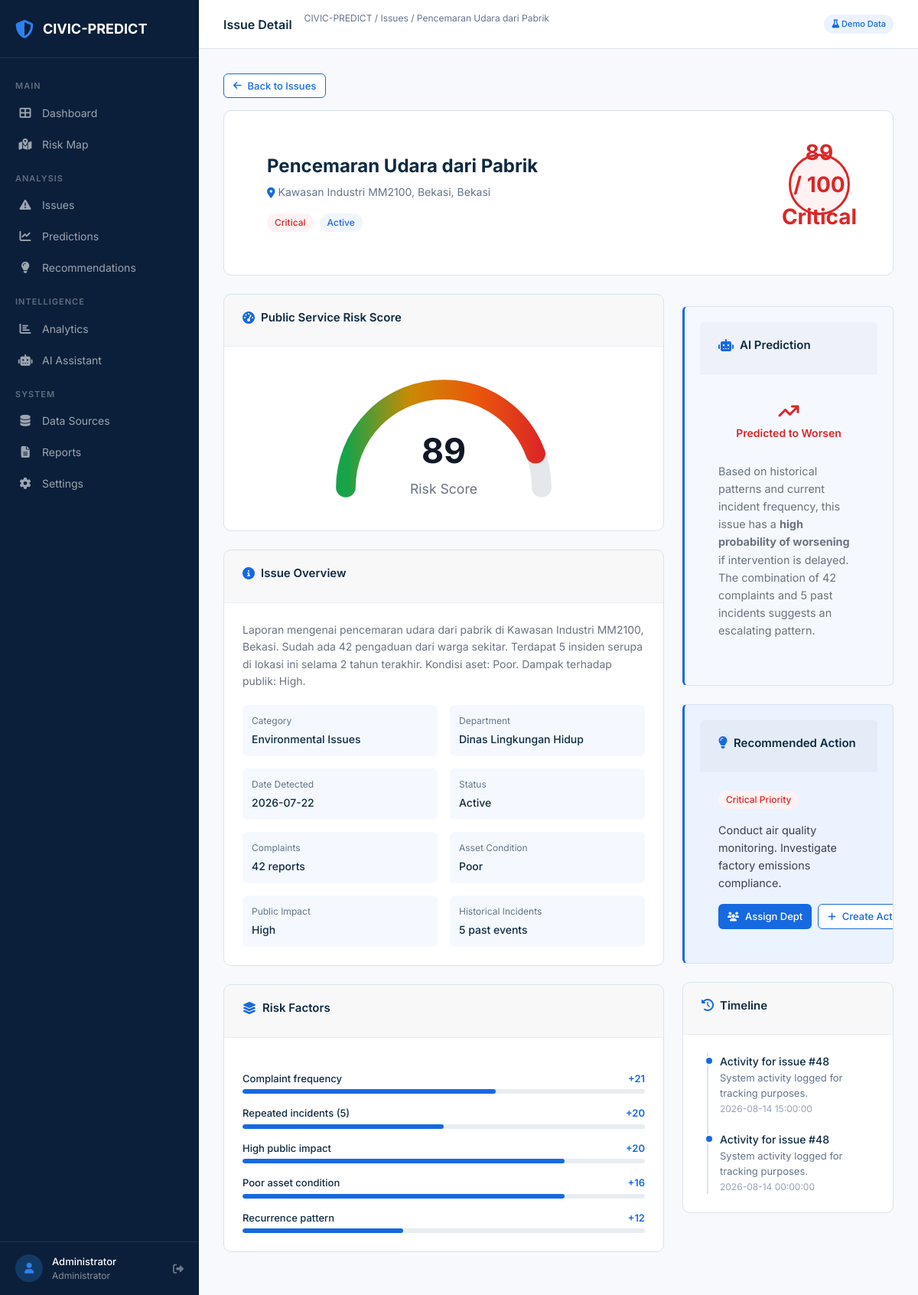
The app's page /issues/48 (signed in) with its own data.
### tables this page shows
CREATE TABLE issues (
        id INTEGER PRIMARY KEY AUTOINCREMENT,
        title TEXT NOT NULL,
        category TEXT NOT NULL,
        location_name TEXT NOT NULL,
        city TEXT NOT NULL,
        lat REAL NOT NULL,
        lng REAL NOT NULL,
        department TEXT NOT NULL,
        risk_score INTEGER NOT NULL,
        severity TEXT NOT NULL,
        status TEXT NOT NULL DEFAULT 'Active',
        reported_date TEXT NOT NULL,
        description TEXT,
        predicted_trend TEXT,
        recommendation TEXT,
        complaint_count INTEGER DEFAULT 1,
        historical_incidents INTEGER DEFAULT 0,
        asset_condition TEXT DEFAULT 'Unknown',
        public_impact TEXT DEFAULT 'Medium',
        created_at TIMESTAMP DEFAULT CURRENT_TIMESTAMP
    );

CREATE TABLE activities (
        id INTEGER PRIMARY KEY AUTOINCREMENT,
        type TEXT NOT NULL,
        title TEXT NOT NULL,
        description TEXT,
        issue_id INTEGER,
        timestamp TIMESTAMP DEFAULT CURRENT_TIMESTAMP,
        FOREIGN KEY (issue_id) REFERENCES issues(id)
    );

### app.py (the view)
@app.route('/issues/<int:issue_id>')
@login_required
def issue_detail(issue_id):
    db = get_db()
    issue = db.execute('SELECT * FROM issues WHERE id = ?', (issue_id,)).fetchone()
    if not issue:
        db.close()
        return redirect(url_for('issues'))
    activities = db.execute(
        'SELECT * FROM activities WHERE issue_id = ? ORDER BY timestamp DESC',
        (issue_id,)
    ).fetchall()
    db.close()
    return render_template('issue_detail.html', issue=issue, activities=activities)

### app.py (called while the page is built)
@app.context_processor
def inject_globals():
    from datetime import datetime
    hour = datetime.now().hour
    if hour < 12:
        greeting = 'morning'
    elif hour < 17:
        greeting = 'afternoon'
    else:
        greeting = 'evening'
    return dict(greeting=greeting, current_year=datetime.now().year)

def get_db():
    conn = sqlite3.connect(config.DATABASE)
    conn.row_factory = sqlite3.Row
    return conn

def login_required(f):
    @wraps(f)
    def decorated(*args, **kwargs):
        if 'user_id' not in session:
            return redirect(url_for('login'))
        return f(*args, **kwargs)
    return decorated

### templates/issue_detail.html (shortened to what this page needs)
{% extends "base.html" %}
{% block topbar_title %}Issue Detail{% endblock %}
{% block topbar_breadcrumb %}Issues / {{ issue.title }}{% endblock %}
{% block content %}
<div class="mb-3">
  <a href="{{ url_for('issues') }}" class="btn btn-outline btn-sm">
    <i class="fas fa-arrow-left"></i> Back to Issues
  </a>
</div>
<div class="card issue-header-card mb-4">
  <div class="card-body">
    <div class="d-flex justify-content-between align-items-start flex-wrap gap-3">
      <div>
        <h1 class="issue-title">{{ issue.title }}</h1>
        <p class="issue-location">
          <i class="fas fa-map-marker-alt"></i> {{ issue.location_name }}, {{ issue.city }}
        </p>
        <div class="issue-badges mt-2">
          <span class="badge badge-{{ issue.severity|lower }}">{{ issue.severity }}</span>
          <span class="badge badge-{{ issue.status|lower|replace(' ', '-') }}">{{ issue.status }}</span>
          <span class="badge">{{ issue.category }}</span>
          <span class="badge">{{ issue.department }}</span>
        </div>
      </div>
      <div class="risk-score-lg {{ issue.severity|lower }}">
        <span class="risk-score-value">{{ issue.risk_score }}</span>
        <span class="risk-score-max">/ 100</span>
        <span class="risk-score-label">{{ issue.severity }}</span>
      </div>
    </div>
  </div>
</div>
<div class="row g-4">
  <div class="col-lg-8">
    <div class="card mb-4">
      <div class="card-header">
        <h5><i class="fas fa-gauge-high"></i> Public Service Risk Score</h5>
      </div>
      <div class="card-body">
        <div style="text-align:center">
          <svg viewBox="0 0 200 120" style="max-width:320px">
            <defs>
              <linearGradient id="gaugeGradient" x1="0%" y1="0%" x2="100%" y2="0%">
                <stop offset="0%" style="stop-color:#16a34a"/>
                <stop offset="33%" style="stop-color:#ca8a04"/>
                <stop offset="66%" style="stop-color:#ea580c"/>
                <stop offset="100%" style="stop-color:#dc2626"/>
              </linearGradient>
            </defs>
            <path d="M 20 100 A 80 80 0 0 1 180 100" fill="none" stroke="#e5e7eb" stroke-width="16" stroke-linecap="round"/>
            <path d="M 20 100 A 80 80 0 0 1 180 100" fill="none" stroke="url(#gaugeGradient)" stroke-width="16" stroke-linecap="round"
                  stroke-dasharray="{{ (issue.risk_score / 100 * 251.2)|int }} 251.2"/>
            <text x="100" y="80" text-anchor="middle" font-size="28" font-weight="700" fill="#111827">{{ issue.risk_score }}</text>
            <text x="100" y="105" text-anchor="middle" font-size="11" fill="#6b7280">Risk Score</text>
          </svg>
        </div>
      </div>
    </div>
    <div class="card mb-4">
      <div class="card-header">
        <h5><i class="fas fa-circle-info"></i> Issue Overview</h5>
      </div>
      <div class="card-body">
        <p style="color:#6b7280;margin-bottom:1.25rem">{{ issue.description }}</p>
        <div class="overview-grid">
          <div class="overview-item">
            <span class="overview-label">Category</span>
            <span class="overview-value">{{ issue.category }}</span>
          </div>
          <div class="overview-item">
            <span class="overview-label">Department</span>
            <span class="overview-value">{{ issue.department }}</span>
          </div>
          <div class="overview-item">
            <span class="overview-label">Date Detected</span>
            <span class="overview-value">{{ issue.reported_date }}</span>
          </div>
          <div class="overview-item">
            <span class="overview-label">Status</span>
            <span class="overview-value">{{ issue.status }}</span>
          </div>
          <div class="overview-item">
            <span class="overview-label">Complaints</span>
            <span class="overview-value">{{ issue.complaint_count }} reports</span>
          </div>
          <div class="overview-item">
            <span class="overview-label">Asset Condition</span>
            <span class="overview-value">{{ issue.asset_condition }}</span>
          </div>
          <div class="overview-item">
            <span class="overview-label">Public Impact</span>
            <span class="overview-value">{{ issue.public_impact }}</span>
          </div>
          <div class="overview-item">
            <span class="overview-label">Historical Incidents</span>
            <span class="overview-value">{{ issue.historical_incidents }} past events</span>
          </div>
        </div>
      </div>
    </div>
    <div class="card mb-4">
      <div class="card-header">
        <h5><i class="fas fa-layer-group"></i> Risk Factors</h5>
      </div>
      <div class="card-body">
        <div class="risk-factors">
          <div class="risk-factor">
            <div class="factor-header">
              <span class="factor-name">Complaint frequency</span>
              <span class="factor-score">+{{ (issue.complaint_count * 0.5)|int }}</span>
            </div>
            <div class="factor-bar"><div class="factor-fill" style="width:{{ [issue.complaint_count * 1.5, 100]|min }}%"></div></div>
          </div>
          <div class="risk-factor">
            <div class="factor-header">
              <span class="factor-name">Repeated incidents ({{ issue.historical_incidents }})</span>
              <span class="factor-score">+{{ issue.historical_incidents * 4 }}</span>
            </div>
            <div class="factor-bar"><div class="factor-fill" style="width:{{ [issue.historical_incidents * 10, 100]|min }}%"></div></div>
          </div>
          <div class="risk-factor">
            <div class="factor-header">
              <span class="factor-name">High public impact</span>
              <span class="factor-score">+{{ {'High': 20, 'Medium': 12, 'Low': 5}.get(issue.public_impact, 10) }}</span>
            </div>
            <div class="factor-bar"><div class="factor-fill" style="width:{{ {'High': 80, 'Medium': 50, 'Low': 20}.get(issue.public_impact, 40) }}%"></div></div>
          </div>
          <div class="risk-factor">
            <div class="factor-header">
              <span class="factor-name">Poor asset condition</span>
              <span class="factor-score">+{{ {'Poor': 16, 'Fair': 8, 'Good': 3, 'Unknown': 5}.get(issue.asset_condition, 5) }}</span>
            </div>
            <div class="factor-bar"><div class="factor-fill" style="width:{{ {'Poor': 80, 'Fair': 45, 'Good': 15, 'Unknown': 25}.get(issue.asset_condition, 25) }}%"></div></div>
          </div>
          <div class="risk-factor">
            <div class="factor-header">
              <span class="factor-name">Recurrence pattern</span>
              <span class="factor-score">+{{ (issue.historical_incidents * 2.5)|int }}</span>
            </div>
            <div class="factor-bar"><div class="factor-fill" style="width:{{ [issue.historical_incidents * 8, 100]|min }}%"></div></div>
          </div>
        </div>
      </div>
    </div>
  </div>
  <div class="col-lg-4">
    <div class="card prediction-box mb-4">
      <div class="card-header">
        <h5><i class="fas fa-robot"></i> AI Prediction</h5>
      </div>
      <div class="card-body">
        <div class="prediction-trend" style="text-align:center;padding:0.75rem 0">
          {% if issue.predicted_trend == 'Worsening' %}
          <i class="fas fa-arrow-trend-up" style="color:#dc2626;font-size:1.5rem"></i>
          <div style="color:#dc2626;font-weight:600;margin-top:0.25rem">Predicted to Worsen</div>
          {% elif issue.predicted_trend == 'Improving' %}
          <i class="fas fa-arrow-trend-down" style="color:#16a34a;font-size:1.5rem"></i>
          <div style="color:#16a34a;font-weight:600;margin-top:0.25rem">Predicted to Improve</div>
          {% else %}
          <i class="fas fa-minus" style="color:#ca8a04;font-size:1.5rem"></i>
          <div style="color:#ca8a04;font-weight:600;margin-top:0.25rem">Stable — Monitor</div>
          {% endif %}
        </div>
        <p style="color:#6b7280;font-size:0.9rem;margin-top:1rem">
          Based on historical patterns and current incident frequency, this issue has
          {% if issue.predicted_trend == 'Worsening' %}
          a <strong>high probability of worsening</strong> if intervention is delayed. The combination of {{ issue.complaint_count }} complaints and {{ issue.historical_incidents }} past incidents suggests an escalating pattern.
          {% elif issue.predicted_trend == 'Improving' %}
          an <strong>improving trend</strong> with recent interventions showing positive results. Continue monitoring to ensure sustained improvement.
          {% else %}
          a <strong>stable risk profile</strong>. No significant change predicted in the near term, but continued monitoring is recommended.
          {% endif %}
        </p>
      </div>
    </div>
    <div class="card recommendation-box mb-4">
      <div class="card-header">
        <h5><i class="fas fa-lightbulb"></i> Recommended Action</h5>
      </div>
      <div class="card-body">
        <div class="mb-3">
          <span class="badge badge-{{ issue.severity|lower }}">{{ issue.severity }} Priority</span>
        </div>
        <p style="color:#374151;font-size:0.9rem">{{ issue.recommendation }}</p>
        <div class="d-flex gap-2 mt-3">
          <button class="btn btn-sm btn-primary" onclick="alert('Department assigned successfully')">
            <i class="fas fa-users"></i> Assign Dept
          </button>
          <button class="btn btn-sm btn-outline" onclick="alert('Action created successfully')">
            <i class="fas fa-plus"></i> Create Action
          </button>
        </div>
      </div>
    </div>
    <div class="card mb-4">
      <div class="card-header">
        <h5><i class="fas fa-clock-rotate-left"></i> Timeline</h5>
      </div>
      <div class="card-body">
        <div class="timeline">
          {% if activities %}
          {% for act in activities %}
          <div class="timeline-item">
            <div class="timeline-dot"></div>
            <div class="timeline-title">{{ act.title }}</div>
            <div class="timeline-desc">{{ act.description }}</div>
            <div class="timeline-time">{{ act.timestamp }}</div>
          </div>
          {% endfor %}
          {% endif %}
        </div>
      </div>
    </div>
  </div>
</div>
{% endblock %}

### records on screen
issues: title "Pencemaran Udara dari Pabrik", location_name "Kawasan Industri MM2100, Bekasi", city "Bekasi", severity "Critical", status "Active", risk_score "89", description "Laporan mengenai pencemaran udara dari pabrik di Kawasan Industri MM2100, Bekasi. Sudah ada 42 pengaduan dari warga sekitar. Terdapat 5 insiden serupa di lokasi ini selama 2 tahun terakhir. Kondisi aset: Poor. Dampak terhadap publik: High.", category "Environmental Issues", department "Dinas Lingkungan Hidup", reported_date "2026-07-22", complaint_count "42", asset_condition "Poor", public_impact "High", historical_incidents "5", (issue.complaint_count*0.5)|int "21", issue.historical_incidents*4 "20", public_impact "20", asset_condition "16", (issue.historical_incidents*2.5)|int "12", recommendation "Conduct air quality monitoring. Investigate factory emissions compliance."
activities: title "Activity for issue #48", description "System activity logged for tracking purposes.", timestamp "2026-08-14 15:00:00"
activities: title "Activity for issue #48", description "System activity logged for tracking purposes.", timestamp "2026-08-14 00:00:00"

### other values on screen
{{ session.get('name', 'User') }} "Administrator"
{{ session.get('role', '') }} "Administrator"
